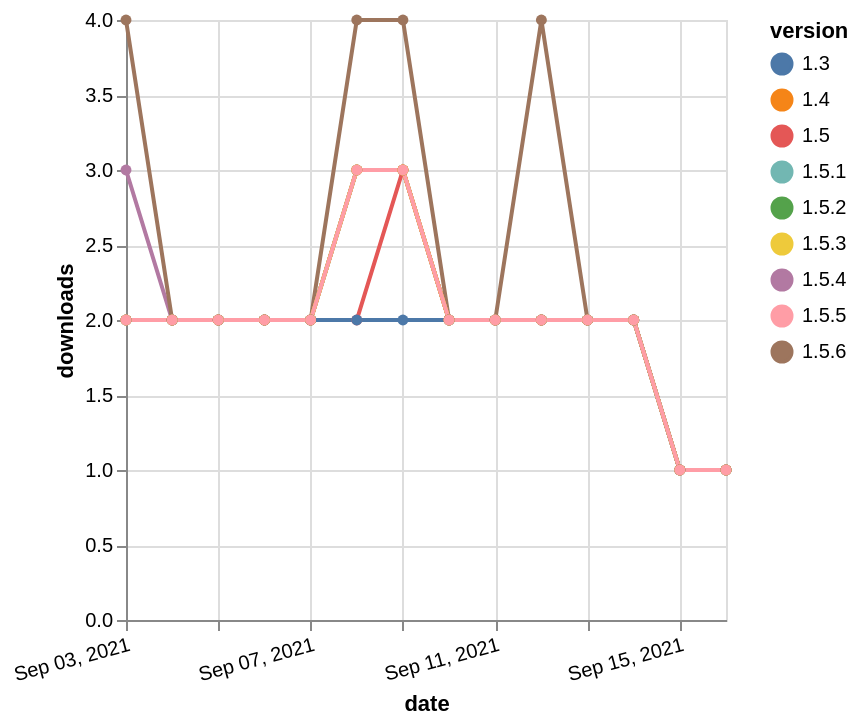

The Vega-Lite source for this figure:
### Vega-Lite specification from a JSON file in a GitHub repository (floating-point values rounded to 4 significant figures)
{"$schema": "https://vega.github.io/schema/vega-lite/v5.json", "description": "A simple bar chart with embedded data.", "data": {"values": [{"date": "2021-09-03", "total": 1299, "delta": 2, "version": "1.5.2"}, {"date": "2021-09-04", "total": 1301, "delta": 2, "version": "1.5.2"}, {"date": "2021-09-05", "total": 1303, "delta": 2, "version": "1.5.2"}, {"date": "2021-09-06", "total": 1305, "delta": 2, "version": "1.5.2"}, {"date": "2021-09-07", "total": 1307, "delta": 2, "version": "1.5.2"}, {"date": "2021-09-08", "total": 1310, "delta": 3, "version": "1.5.2"}, {"date": "2021-09-09", "total": 1313, "delta": 3, "version": "1.5.2"}, {"date": "2021-09-10", "total": 1315, "delta": 2, "version": "1.5.2"}, {"date": "2021-09-11", "total": 1317, "delta": 2, "version": "1.5.2"}, {"date": "2021-09-12", "total": 1319, "delta": 2, "version": "1.5.2"}, {"date": "2021-09-13", "total": 1321, "delta": 2, "version": "1.5.2"}, {"date": "2021-09-14", "total": 1323, "delta": 2, "version": "1.5.2"}, {"date": "2021-09-15", "total": 1324, "delta": 1, "version": "1.5.2"}, {"date": "2021-09-16", "total": 1325, "delta": 1, "version": "1.5.2"}, {"date": "2021-09-03", "total": 994, "delta": 3, "version": "1.5.4"}, {"date": "2021-09-04", "total": 996, "delta": 2, "version": "1.5.4"}, {"date": "2021-09-05", "total": 998, "delta": 2, "version": "1.5.4"}, {"date": "2021-09-06", "total": 1000, "delta": 2, "version": "1.5.4"}, {"date": "2021-09-07", "total": 1002, "delta": 2, "version": "1.5.4"}, {"date": "2021-09-08", "total": 1005, "delta": 3, "version": "1.5.4"}, {"date": "2021-09-09", "total": 1008, "delta": 3, "version": "1.5.4"}, {"date": "2021-09-10", "total": 1010, "delta": 2, "version": "1.5.4"}, {"date": "2021-09-11", "total": 1012, "delta": 2, "version": "1.5.4"}, {"date": "2021-09-12", "total": 1014, "delta": 2, "version": "1.5.4"}, {"date": "2021-09-13", "total": 1016, "delta": 2, "version": "1.5.4"}, {"date": "2021-09-14", "total": 1018, "delta": 2, "version": "1.5.4"}, {"date": "2021-09-15", "total": 1019, "delta": 1, "version": "1.5.4"}, {"date": "2021-09-16", "total": 1020, "delta": 1, "version": "1.5.4"}, {"date": "2021-09-03", "total": 949, "delta": 4, "version": "1.5.6"}, {"date": "2021-09-04", "total": 951, "delta": 2, "version": "1.5.6"}, {"date": "2021-09-05", "total": 953, "delta": 2, "version": "1.5.6"}, {"date": "2021-09-06", "total": 955, "delta": 2, "version": "1.5.6"}, {"date": "2021-09-07", "total": 957, "delta": 2, "version": "1.5.6"}, {"date": "2021-09-08", "total": 961, "delta": 4, "version": "1.5.6"}, {"date": "2021-09-09", "total": 965, "delta": 4, "version": "1.5.6"}, {"date": "2021-09-10", "total": 967, "delta": 2, "version": "1.5.6"}, {"date": "2021-09-11", "total": 969, "delta": 2, "version": "1.5.6"}, {"date": "2021-09-12", "total": 973, "delta": 4, "version": "1.5.6"}, {"date": "2021-09-13", "total": 975, "delta": 2, "version": "1.5.6"}, {"date": "2021-09-14", "total": 977, "delta": 2, "version": "1.5.6"}, {"date": "2021-09-15", "total": 978, "delta": 1, "version": "1.5.6"}, {"date": "2021-09-16", "total": 979, "delta": 1, "version": "1.5.6"}, {"date": "2021-09-03", "total": 1415, "delta": 2, "version": "1.5.1"}, {"date": "2021-09-04", "total": 1417, "delta": 2, "version": "1.5.1"}, {"date": "2021-09-05", "total": 1419, "delta": 2, "version": "1.5.1"}, {"date": "2021-09-06", "total": 1421, "delta": 2, "version": "1.5.1"}, {"date": "2021-09-07", "total": 1423, "delta": 2, "version": "1.5.1"}, {"date": "2021-09-08", "total": 1426, "delta": 3, "version": "1.5.1"}, {"date": "2021-09-09", "total": 1429, "delta": 3, "version": "1.5.1"}, {"date": "2021-09-10", "total": 1431, "delta": 2, "version": "1.5.1"}, {"date": "2021-09-11", "total": 1433, "delta": 2, "version": "1.5.1"}, {"date": "2021-09-12", "total": 1435, "delta": 2, "version": "1.5.1"}, {"date": "2021-09-13", "total": 1437, "delta": 2, "version": "1.5.1"}, {"date": "2021-09-14", "total": 1439, "delta": 2, "version": "1.5.1"}, {"date": "2021-09-15", "total": 1440, "delta": 1, "version": "1.5.1"}, {"date": "2021-09-16", "total": 1441, "delta": 1, "version": "1.5.1"}, {"date": "2021-09-03", "total": 1538, "delta": 2, "version": "1.5"}, {"date": "2021-09-04", "total": 1540, "delta": 2, "version": "1.5"}, {"date": "2021-09-05", "total": 1542, "delta": 2, "version": "1.5"}, {"date": "2021-09-06", "total": 1544, "delta": 2, "version": "1.5"}, {"date": "2021-09-07", "total": 1546, "delta": 2, "version": "1.5"}, {"date": "2021-09-08", "total": 1548, "delta": 2, "version": "1.5"}, {"date": "2021-09-09", "total": 1551, "delta": 3, "version": "1.5"}, {"date": "2021-09-10", "total": 1553, "delta": 2, "version": "1.5"}, {"date": "2021-09-11", "total": 1555, "delta": 2, "version": "1.5"}, {"date": "2021-09-12", "total": 1557, "delta": 2, "version": "1.5"}, {"date": "2021-09-13", "total": 1559, "delta": 2, "version": "1.5"}, {"date": "2021-09-14", "total": 1561, "delta": 2, "version": "1.5"}, {"date": "2021-09-15", "total": 1562, "delta": 1, "version": "1.5"}, {"date": "2021-09-16", "total": 1563, "delta": 1, "version": "1.5"}, {"date": "2021-09-03", "total": 1625, "delta": 2, "version": "1.4"}, {"date": "2021-09-04", "total": 1627, "delta": 2, "version": "1.4"}, {"date": "2021-09-05", "total": 1629, "delta": 2, "version": "1.4"}, {"date": "2021-09-06", "total": 1631, "delta": 2, "version": "1.4"}, {"date": "2021-09-07", "total": 1633, "delta": 2, "version": "1.4"}, {"date": "2021-09-08", "total": 1636, "delta": 3, "version": "1.4"}, {"date": "2021-09-09", "total": 1639, "delta": 3, "version": "1.4"}, {"date": "2021-09-10", "total": 1641, "delta": 2, "version": "1.4"}, {"date": "2021-09-11", "total": 1643, "delta": 2, "version": "1.4"}, {"date": "2021-09-12", "total": 1645, "delta": 2, "version": "1.4"}, {"date": "2021-09-13", "total": 1647, "delta": 2, "version": "1.4"}, {"date": "2021-09-14", "total": 1649, "delta": 2, "version": "1.4"}, {"date": "2021-09-15", "total": 1650, "delta": 1, "version": "1.4"}, {"date": "2021-09-16", "total": 1651, "delta": 1, "version": "1.4"}, {"date": "2021-09-03", "total": 1513, "delta": 2, "version": "1.3"}, {"date": "2021-09-04", "total": 1515, "delta": 2, "version": "1.3"}, {"date": "2021-09-05", "total": 1517, "delta": 2, "version": "1.3"}, {"date": "2021-09-06", "total": 1519, "delta": 2, "version": "1.3"}, {"date": "2021-09-07", "total": 1521, "delta": 2, "version": "1.3"}, {"date": "2021-09-08", "total": 1523, "delta": 2, "version": "1.3"}, {"date": "2021-09-09", "total": 1525, "delta": 2, "version": "1.3"}, {"date": "2021-09-10", "total": 1527, "delta": 2, "version": "1.3"}, {"date": "2021-09-11", "total": 1529, "delta": 2, "version": "1.3"}, {"date": "2021-09-12", "total": 1531, "delta": 2, "version": "1.3"}, {"date": "2021-09-13", "total": 1533, "delta": 2, "version": "1.3"}, {"date": "2021-09-14", "total": 1535, "delta": 2, "version": "1.3"}, {"date": "2021-09-15", "total": 1536, "delta": 1, "version": "1.3"}, {"date": "2021-09-16", "total": 1537, "delta": 1, "version": "1.3"}, {"date": "2021-09-03", "total": 1032, "delta": 2, "version": "1.5.3"}, {"date": "2021-09-04", "total": 1034, "delta": 2, "version": "1.5.3"}, {"date": "2021-09-05", "total": 1036, "delta": 2, "version": "1.5.3"}, {"date": "2021-09-06", "total": 1038, "delta": 2, "version": "1.5.3"}, {"date": "2021-09-07", "total": 1040, "delta": 2, "version": "1.5.3"}, {"date": "2021-09-08", "total": 1043, "delta": 3, "version": "1.5.3"}, {"date": "2021-09-09", "total": 1046, "delta": 3, "version": "1.5.3"}, {"date": "2021-09-10", "total": 1048, "delta": 2, "version": "1.5.3"}, {"date": "2021-09-11", "total": 1050, "delta": 2, "version": "1.5.3"}, {"date": "2021-09-12", "total": 1052, "delta": 2, "version": "1.5.3"}, {"date": "2021-09-13", "total": 1054, "delta": 2, "version": "1.5.3"}, {"date": "2021-09-14", "total": 1056, "delta": 2, "version": "1.5.3"}, {"date": "2021-09-15", "total": 1057, "delta": 1, "version": "1.5.3"}, {"date": "2021-09-16", "total": 1058, "delta": 1, "version": "1.5.3"}, {"date": "2021-09-03", "total": 920, "delta": 2, "version": "1.5.5"}, {"date": "2021-09-04", "total": 922, "delta": 2, "version": "1.5.5"}, {"date": "2021-09-05", "total": 924, "delta": 2, "version": "1.5.5"}, {"date": "2021-09-06", "total": 926, "delta": 2, "version": "1.5.5"}, {"date": "2021-09-07", "total": 928, "delta": 2, "version": "1.5.5"}, {"date": "2021-09-08", "total": 931, "delta": 3, "version": "1.5.5"}, {"date": "2021-09-09", "total": 934, "delta": 3, "version": "1.5.5"}, {"date": "2021-09-10", "total": 936, "delta": 2, "version": "1.5.5"}, {"date": "2021-09-11", "total": 938, "delta": 2, "version": "1.5.5"}, {"date": "2021-09-12", "total": 940, "delta": 2, "version": "1.5.5"}, {"date": "2021-09-13", "total": 942, "delta": 2, "version": "1.5.5"}, {"date": "2021-09-14", "total": 944, "delta": 2, "version": "1.5.5"}, {"date": "2021-09-15", "total": 945, "delta": 1, "version": "1.5.5"}, {"date": "2021-09-16", "total": 946, "delta": 1, "version": "1.5.5"}]}, "width": "container", "mark": {"type": "line", "point": {"filled": true}}, "encoding": {"x": {"field": "date", "type": "temporal", "timeUnit": "yearmonthdate", "title": "date", "axis": {"labelAngle": -15}}, "y": {"field": "delta", "type": "quantitative", "title": "downloads"}, "color": {"field": "version", "type": "nominal"}, "tooltip": {"field": "delta"}}}
